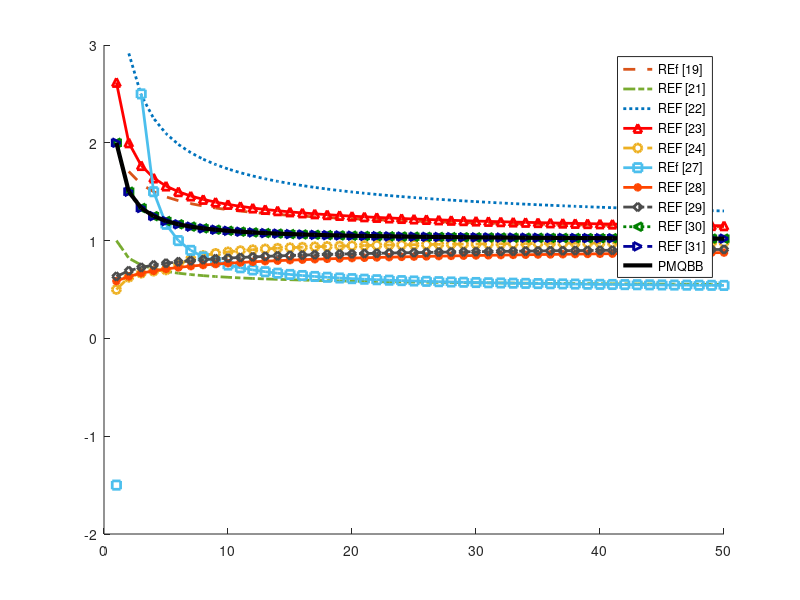

Write MATLAB code to recreate this figure.
g=1:1:50;
hold on
f=ones(size(g));
%% REF -27

D27 = 1 + 2 ./ sqrt(g + 2);  

npcs27= (2 + 5 .* D27 - 3 .* D27.^2) ./ (2 .* D27 .* (2 - D27));
npvs27= 1 ./ (2 .* D27 .* (2 - D27));
nsvs27= 1 ./ (2 .* D27);


%% REF-28


D28 = 1 + 1 ./ sqrt(1 + g);

npcs28= 1./D28;
npvs28 = 1 ./(D28 .* (2 - D28));
nsvs28= 1./D28;



%% REF-29

D29 = (1 + g + sqrt(1 + 2 .* g)) ./ g;   % element-wise division

npcs29 = 1 ./ D29;
npvs29 = (1 + D29) ./ (2 .* D29);
nsvs29 = 1 ./ D29;


%% REF -30

D30 = (g + 1 - sqrt(g + 1)) ./ (g + 1);

npcs30 = (1 + 3.*D30 - 2.*D30.^2) ./ (2.*D30 - D30.^2);

npvs30 = 1 ./ ((2 - D30) .* D30);
nsvs30 = 1 ./ D30;




%% REF-31

D31 = 1 + 1 ./ sqrt(g + 1);


npcs31= 1 ./ (2 - D31);


npvs31 = 1./ ((D31.* (2 - D31)));

nsvs31 = 1./ ((D31.* (2 - D31)));




%% FUNCTIONS FOR PSVS
npvs1=((g-1))./(g-(sqrt(g)));
npvs2=(2*g)./((4*g)+1-(sqrt(8*g+1)));
npvs3=((g-1).^2 )./(g-(sqrt(g))).^2;
npvs4=((2*g)./((2*g+1)-(sqrt(4*g+1))));
npvs5=(2*g)./((3*g)-1-(sqrt((g.^2)-6*g+1)));
npvs27= 1 ./ (2 .* D27 .* (2 - D27));
npvs28 = 1 ./(D28 .* (2 - D28));
npvs29 = (1 + D29) ./ (2 .* D29);
npvs31 = 1./ ((D31.* (2 - D31)));
npvs_pp1=((g+1))./(g);




%% PLOTTING FUNCTIONS FOR PSVS


plot(g, npvs1,  '--',  'Color', [0.85 0.33 0.10], 'LineWidth', 2);  
plot(g, npvs2,  '-.',  'Color', [0.47 0.67 0.19], 'LineWidth', 2);  
plot(g, npvs3,  ':',   'Color', [0.00 0.45 0.74], 'LineWidth', 2);  
plot(g, npvs4,  '-^',  'Color','r', 'LineWidth', 2);  
plot(g, npvs5,  '--o', 'Color', [0.93 0.69 0.13], 'LineWidth', 2);  
plot(g, npvs27, '-s',  'Color', [0.30 0.75 0.93], 'LineWidth', 2);  
plot(g, npcs28, '-*',  'Color', [1.00 0.27 0.00], 'LineWidth', 2);   
plot(g, npvs29, '-.d', 'Color', [0.30 0.30 0.30], 'LineWidth', 2);   
plot(g, npvs30, ':<',  'Color', [0.00 0.50 0.00], 'LineWidth', 2);  
plot(g, npvs31, '-->', 'Color', [0.00 0.00 0.60], 'LineWidth', 2);  
plot(g, npvs_pp1, '-', 'Color', 'k',              'LineWidth', 3);  








legend ('REf [19]','REF [21]','REF [22]','REF [23]','REF [24]','REf [27]','REF [28]','REF [29]','REF [30]','REF [31]','PMQBB')
